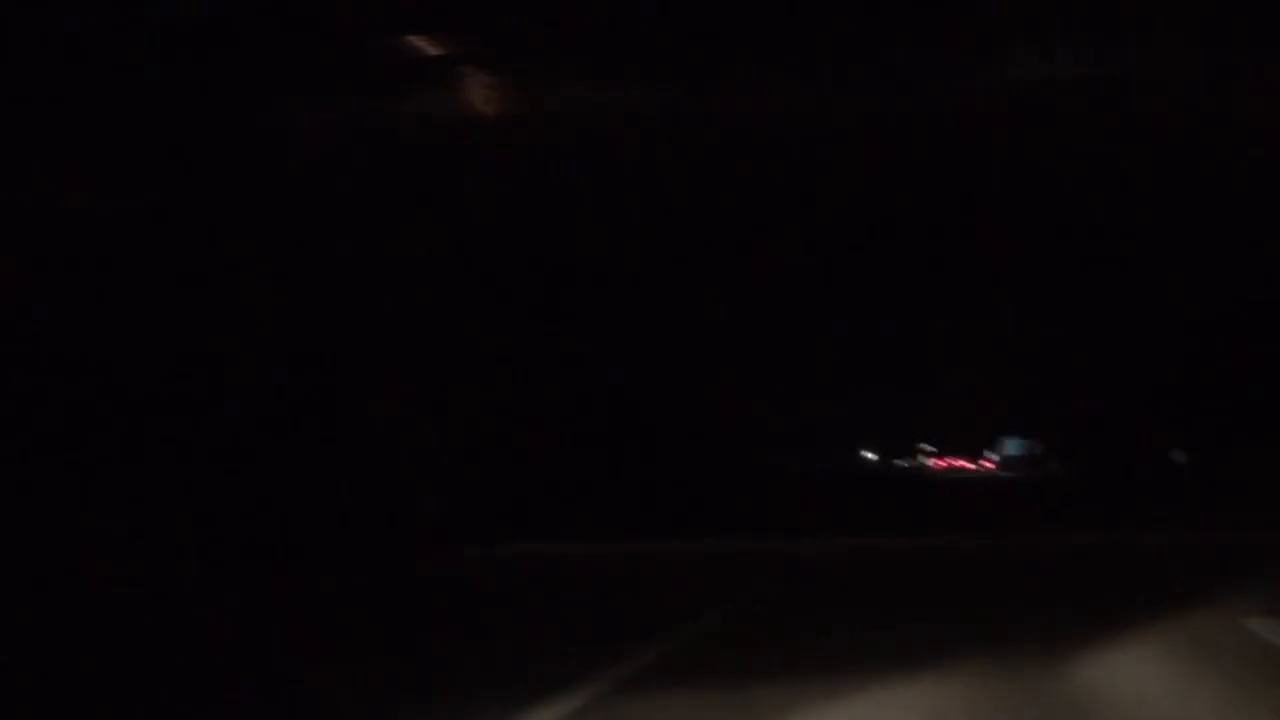
#> input picture frame 61 of Contrast Limited Adaptive Histogram Equalization/Input/VideoInput/ORIGINAL VIDEO - Night Time image enhancement using CLAHE.mp4, 1280 x 720 px
$ python videoClahe.py
#> lines starting #> are read from the running program, lines starting #| are printed output that depends on the picture
import cv2
cap = cv2.VideoCapture('/home/sudharshan/Documents/Robotics-and-Visual-Navigation/Contrast Limited Adaptive Histogram Equalization/Input/VideoInput/ORIGINAL VIDEO - Night Time image enhancement using CLAHE.mp4')
count = 0
frame_width = int(cap.get(3))
frame_height = int(cap.get(4))
out = cv2.VideoWriter('/home/sudharshan/Documents/Robotics-and-Visual-Navigation/Contrast Limited Adaptive Histogram Equalization/Media/enhancedVideo.mov',cv2.VideoWriter_fourcc('M','J','P','G'), 20.0, (frame_width,frame_height))
while cap.isOpened():
    ret,frame = cap.read()
#> frame is the input picture: shape (720, 1280, 3); mean B, G, R 7.4, 4.7, 8

    blurredFrame = cv2.GaussianBlur(frame,(9,9),0)
    img2hsv = cv2.cvtColor(blurredFrame, cv2.COLOR_BGR2HSV)
#> img2hsv: shape (720, 1280, 3); mean H, S, V 138.5, 147, 8.6
    v = img2hsv[:,:,2]
    clahe = cv2.createCLAHE(clipLimit=3.0, tileGridSize=(16,16))
    cl1 = clahe.apply(v)
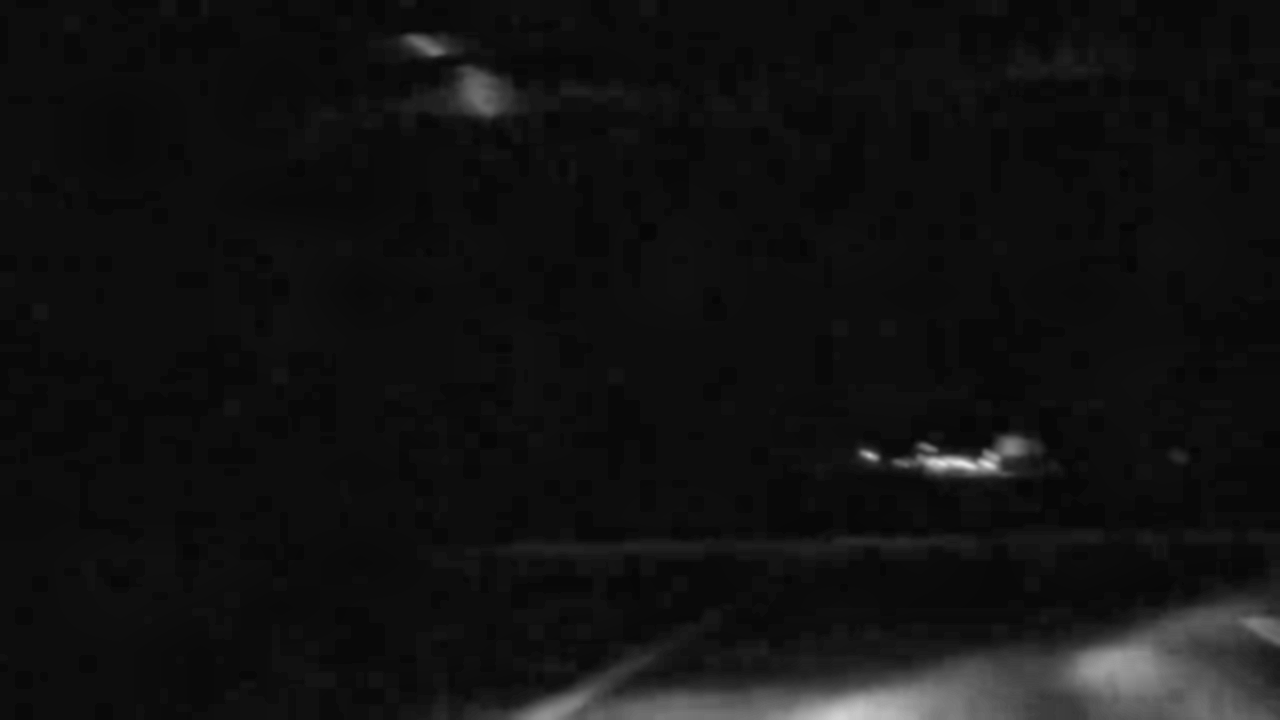
#> cl1: shape (720, 1280); min 6, max 230, mean 17.8
    img2hsv[:,:,2] = cl1
#> img2hsv: shape (720, 1280, 3); mean H, S, V 138.5, 147, 17.8
    enhanced_frame = cv2.cvtColor(img2hsv, cv2.COLOR_HSV2BGR)
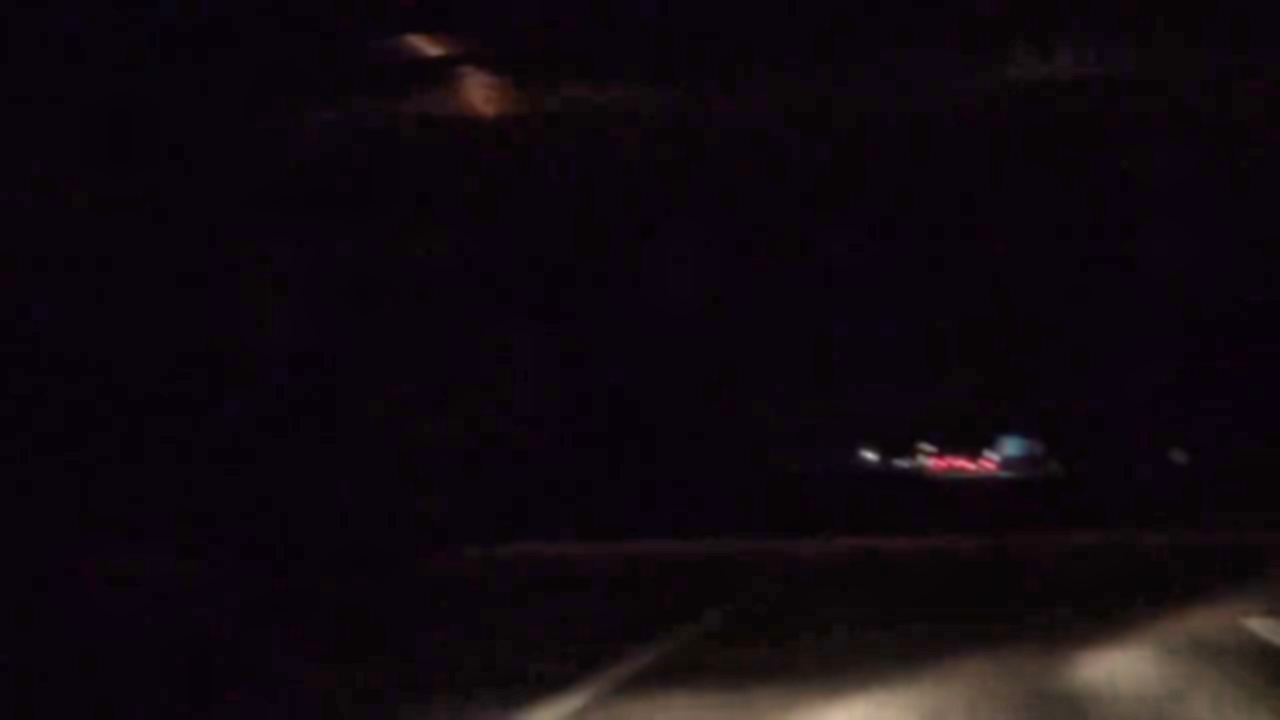
#> enhanced_frame: shape (720, 1280, 3); mean B, G, R 15.1, 9.1, 16
    cv2.imshow('Blurred Image', enhanced_frame)
    out.write(enhanced_frame)
    count = count + 1
    if cv2.waitKey(10) & 0xFF == ord('q'):
#> (key q is pressed here)
        break

cap.release()
cv2.destroyAllWindows() # destroy all opened windows

$ run again, starting later in the video
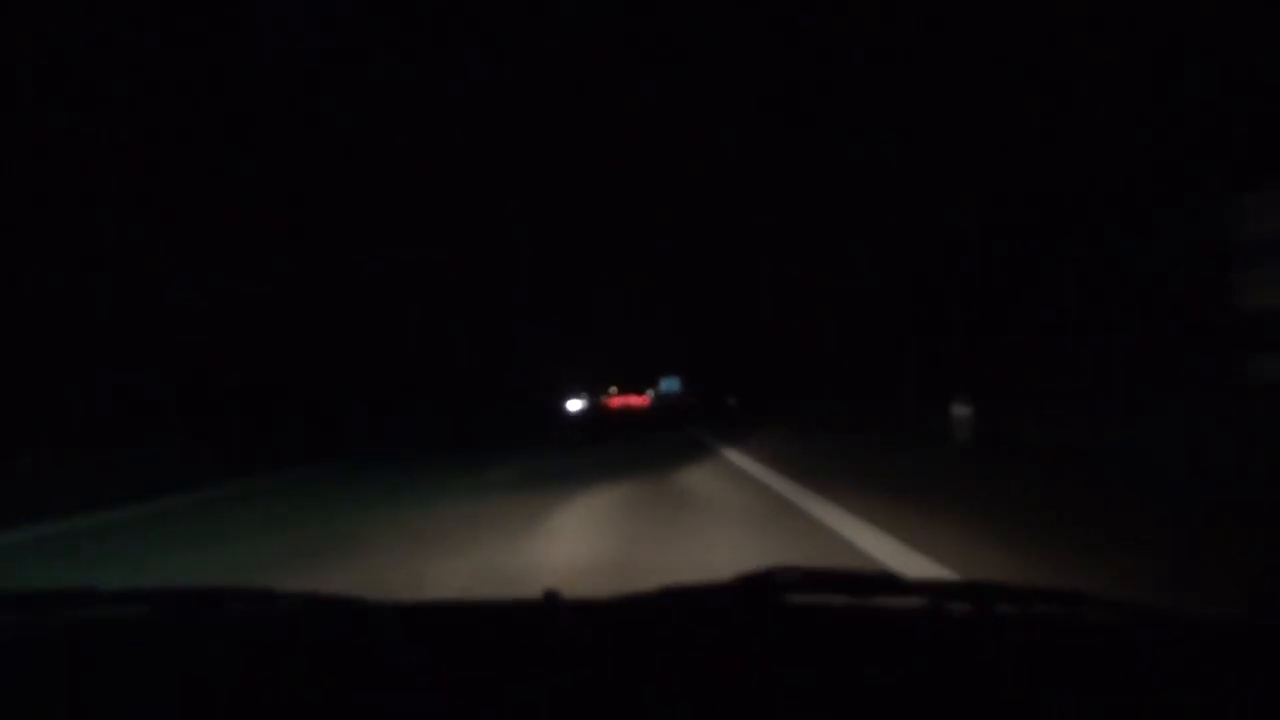
#> input picture frame 278 of Contrast Limited Adaptive Histogram Equalization/Input/VideoInput/ORIGINAL VIDEO - Night Time image enhancement using CLAHE.mp4, 1280 x 720 px
#> frame is the input picture: shape (720, 1280, 3); mean B, G, R 10.3, 7.9, 10.6
#> `cl1 = clahe.apply(v)`:
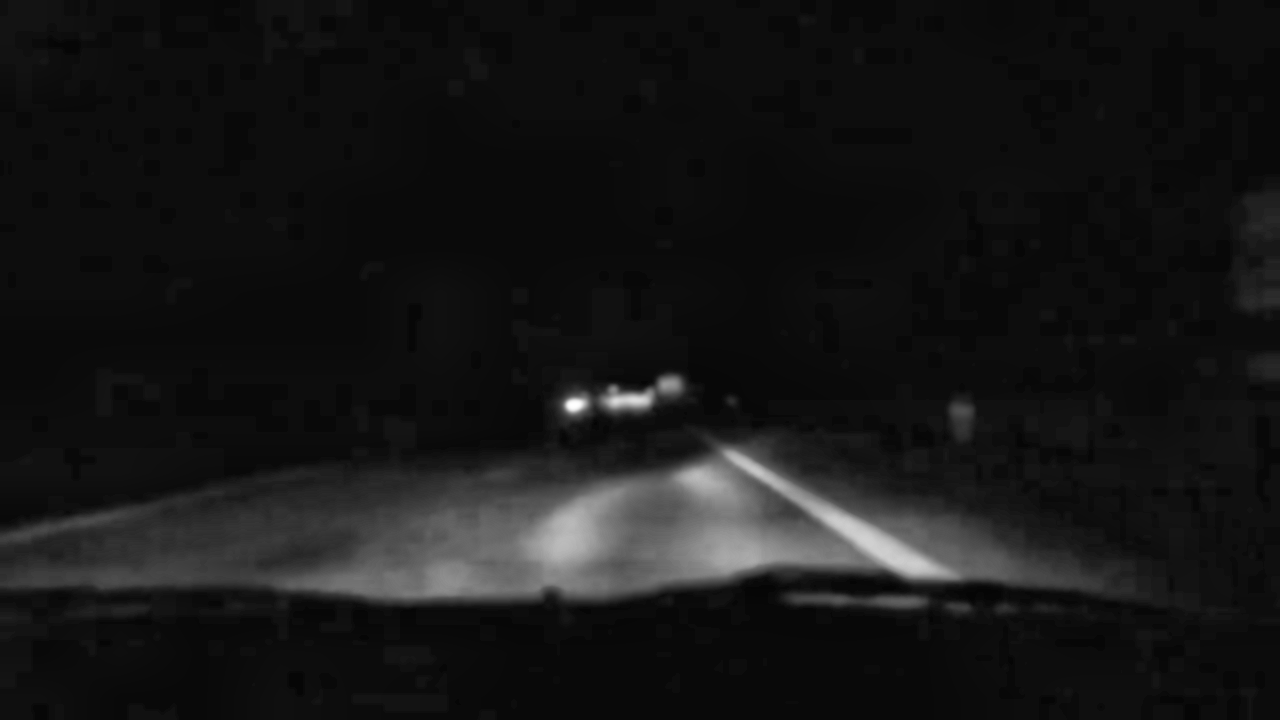
#> cl1: shape (720, 1280); min 4, max 255, mean 22.3
#> `enhanced_frame = cv2.cvtColor(img2hsv, cv2.COLOR_HSV2BGR)`:
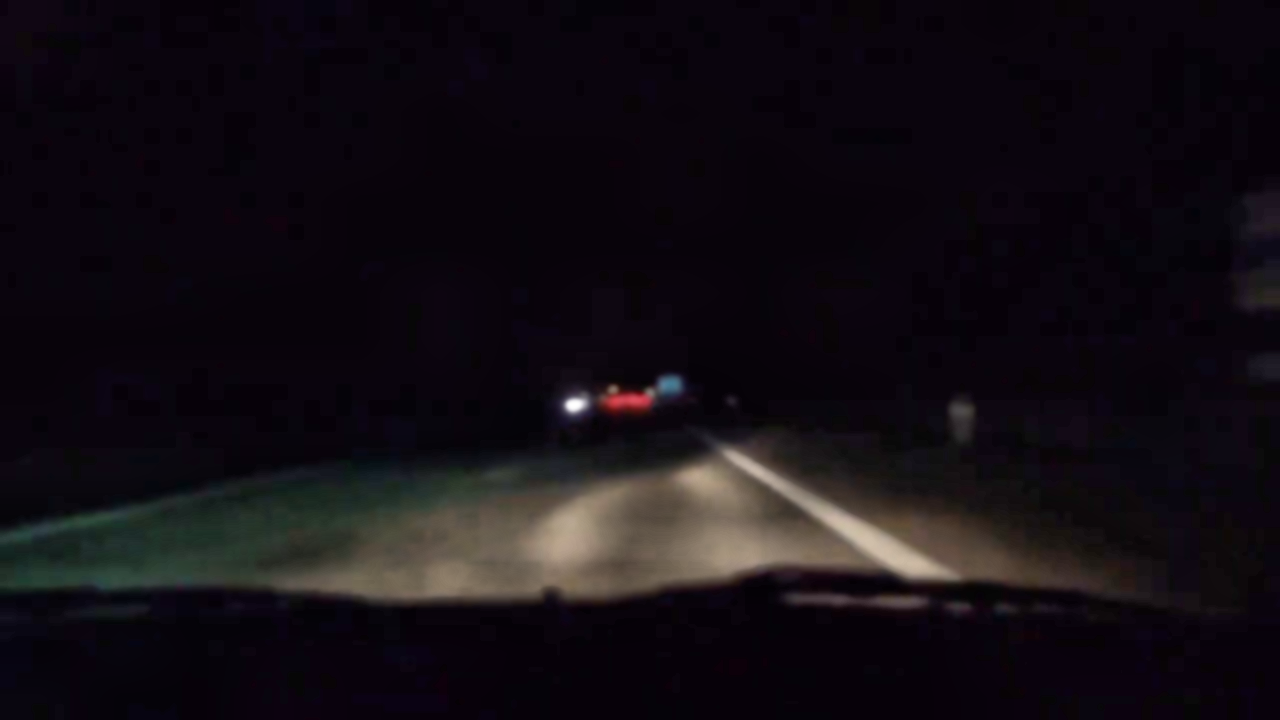
#> enhanced_frame: shape (720, 1280, 3); mean B, G, R 19.6, 14, 19.3

$ run again, starting later in the video
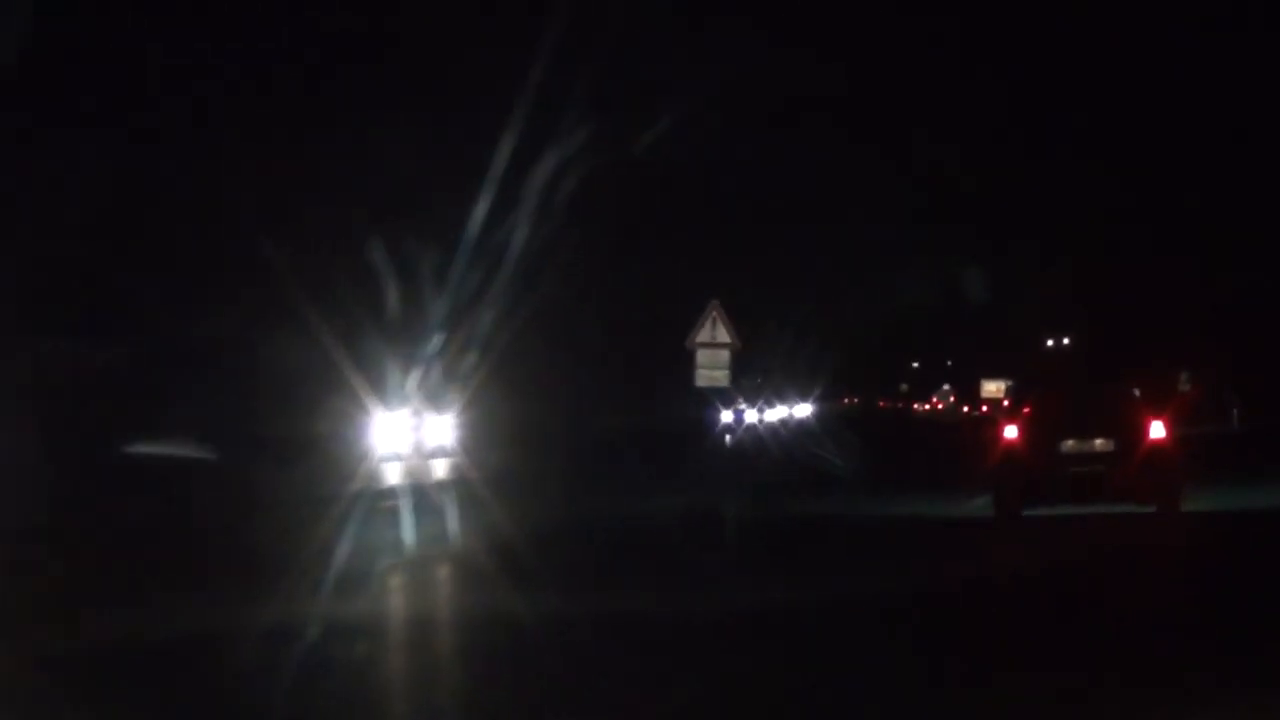
#> input picture frame 495 of Contrast Limited Adaptive Histogram Equalization/Input/VideoInput/ORIGINAL VIDEO - Night Time image enhancement using CLAHE.mp4, 1280 x 720 px
#> frame is the input picture: shape (720, 1280, 3); mean B, G, R 19.5, 16, 19.3
#> `cl1 = clahe.apply(v)`:
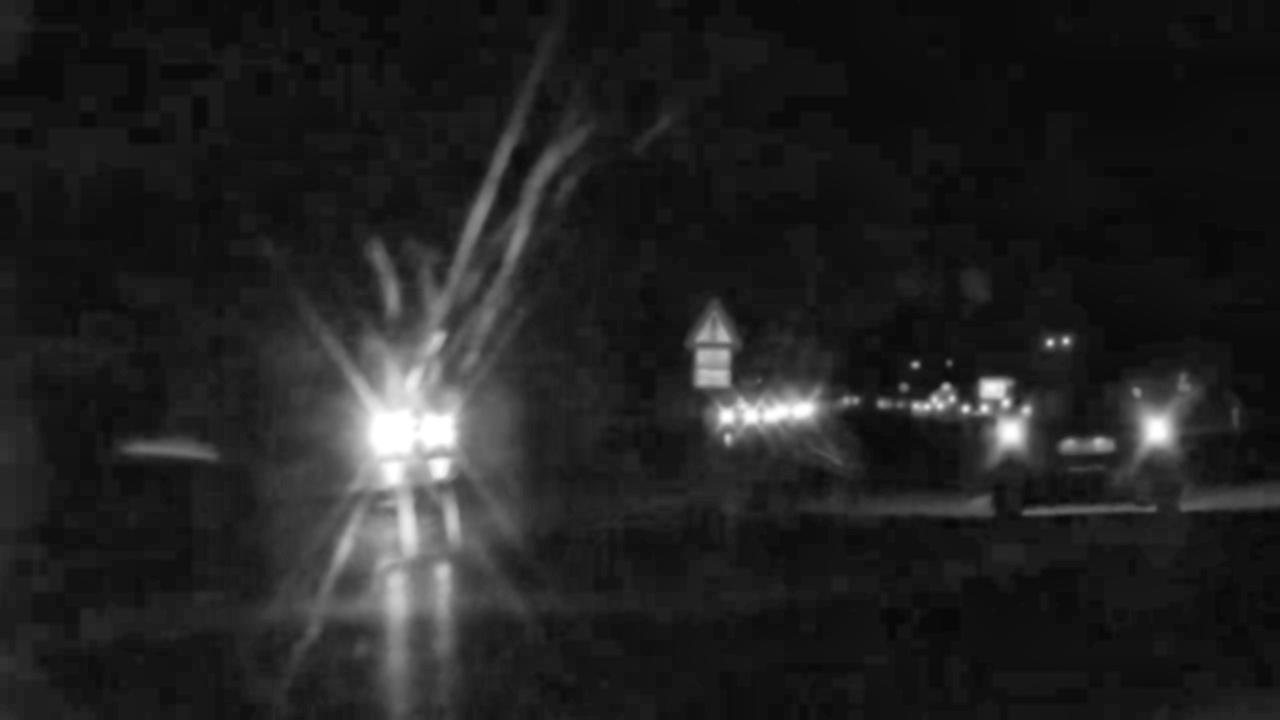
#> cl1: shape (720, 1280); min 8, max 255, mean 33.7
#> `enhanced_frame = cv2.cvtColor(img2hsv, cv2.COLOR_HSV2BGR)`:
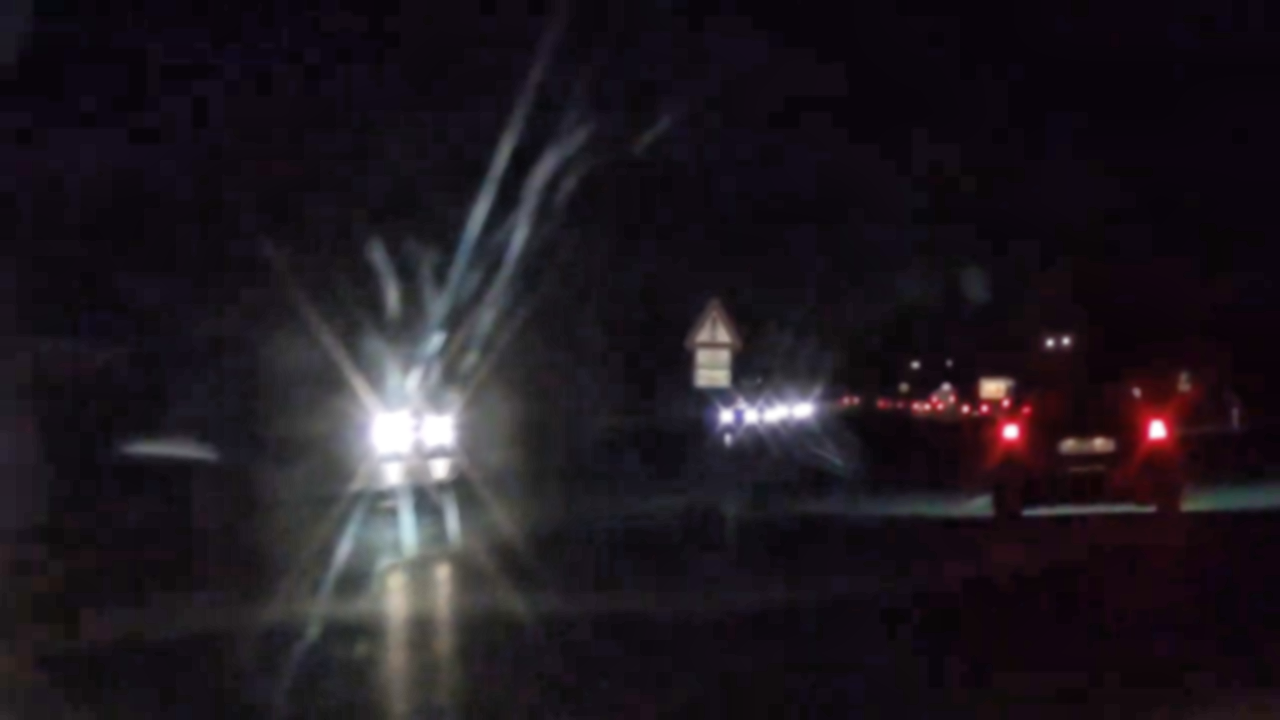
#> enhanced_frame: shape (720, 1280, 3); mean B, G, R 31, 24.7, 30.8
